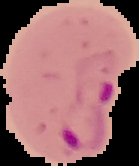
#> input picture cell_images/Parasitized/C101P62ThinF_IMG_20150918_155731_cell_63.png, 139 x 166 px; its folder holds only this picture in this run
$ python gen_dataset_parasitized.py
#> lines starting #> are read from the running program, lines starting #| are printed output that depends on the picture; after the words box and inside, x2 and y2 are one past the last pixel; in counts of white or black regions, pixels touching at a corner belong together
import cv2,os
import numpy as np
import csv
import glob

#define the label ,images of which you want to process.
label = "Parasitized"
#here, glob() will return an array of all pathnames mathching the specified pattern..
dirList = glob.glob("cell_images/"+label+"/*.png")#fetching the pathnames.
#open will open the csv file to store data.
file = open("csv/dataset.csv","a")
# traversing in the list of pathnames, and processing each image ,extracting features and store in csv file.
#for loop starts
for img_path in dirList:
	im = cv2.imread(img_path)
#> im is the input picture: shape (166, 139, 3); mean B, G, R 105.4, 103.5, 150.8
	im = cv2.GaussianBlur(im,(5,5),2)
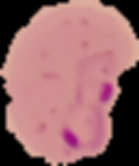
#> im: shape (166, 139, 3); mean B, G, R 105.4, 103.5, 150.8
	im_gray = cv2.cvtColor(im,cv2.COLOR_BGR2GRAY)
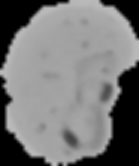
#> im_gray: shape (166, 139); min 0, max 187, mean 117.9
	ret,thresh = cv2.threshold(im_gray,127,255,0)
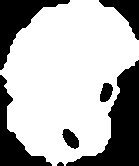
#> thresh: shape (166, 139); 69.1% white; 7 black regions
	contours,_ = cv2.findContours(thresh,1,2)
#> contours = 3 contours; box (x1, y1, x2, y2) and area: (0, 0, 139, 166) 16119, (61, 128, 80, 150) 240, (99, 82, 114, 103) 207
	file.write(label)
	file.write(",")

	for i in range(5):
		try:
			area = cv2.contourArea(contours[i])
			file.write(str(area))
		except:
			file.write("0")

		file.write(",")
#> this loop made 5 passes
#> area on passes 1 to 3: 240, 207, 16119

	file.write("\n")

#for loop ends.

$ run again, on cell_images/Parasitized/C107P68ThinF_IMG_20150924_222415_cell_179.png
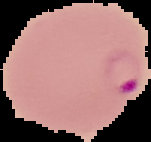
#> input picture cell_images/Parasitized/C107P68ThinF_IMG_20150924_222415_cell_179.png, 151 x 142 px
#> im is the input picture: shape (142, 151, 3); mean B, G, R 107.7, 109.2, 150.1
#> `im_gray = cv2.cvtColor(im,cv2.COLOR_BGR2GRAY)`:
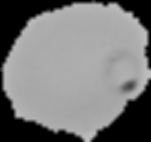
#> im_gray: shape (142, 151); min 0, max 190, mean 121.3
#> `ret,thresh = cv2.threshold(im_gray,127,255,0)`:
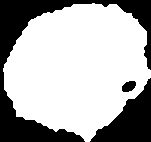
#> thresh: shape (142, 151); 68.6% white; 3 black regions
#> contours = 2 contours; box (x1, y1, x2, y2) and area: (3, 3, 151, 142) 14607, (121, 80, 137, 93) 135
#> the loop `for i in range(5):` made 5 passes
#> area on passes 1 to 2: 135, 14607

$ run again, on cell_images/Parasitized/C113P74ThinF_IMG_20150930_135904_cell_182.png
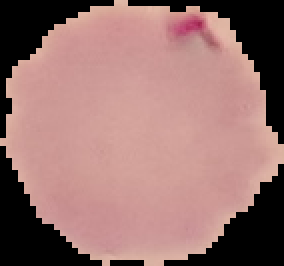
#> input picture cell_images/Parasitized/C113P74ThinF_IMG_20150930_135904_cell_182.png, 142 x 133 px (shown 2 times larger)
#> im is the input picture: shape (133, 142, 3); mean B, G, R 111.3, 114.7, 152.6
#> `im_gray = cv2.cvtColor(im,cv2.COLOR_BGR2GRAY)`:
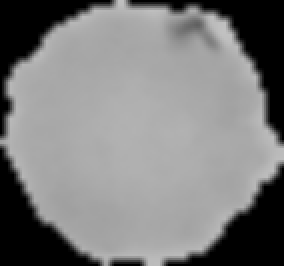
#> im_gray: shape (133, 142) (shown 2 times larger); min 0, max 193, mean 125.7
#> `ret,thresh = cv2.threshold(im_gray,127,255,0)`:
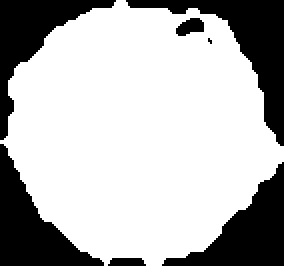
#> thresh: shape (133, 142) (shown 2 times larger); 71.4% white; 7 black regions (1 under 20 px)
#> contours = 3 contours, 1 with area under 20; largest, box (x1, y1, x2, y2) and area: (0, 0, 142, 133) 13378, (87, 8, 103, 19) 105
#> the loop `for i in range(5):` made 5 passes
#> area on passes 2 to 3: 105, 13377.5

$ run again, on cell_images/Parasitized/C101P62ThinF_IMG_20150923_165215_cell_14.png
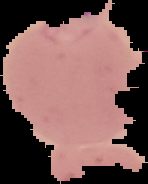
#> input picture cell_images/Parasitized/C101P62ThinF_IMG_20150923_165215_cell_14.png, 148 x 184 px
#> im is the input picture: shape (184, 148, 3); mean B, G, R 85.4, 88.2, 122
#> `im_gray = cv2.cvtColor(im,cv2.COLOR_BGR2GRAY)`:
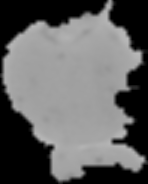
#> im_gray: shape (184, 148); min 0, max 184, mean 98
#> `ret,thresh = cv2.threshold(im_gray,127,255,0)`:
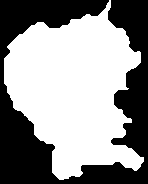
#> thresh: shape (184, 148); 57.2% white; 1 black region
#> contours = 1 contour; box (x1, y1, x2, y2) and area: (4, 0, 144, 180) 15290
#> the loop `for i in range(5):` made 5 passes
#> area on pass 1: 15290
